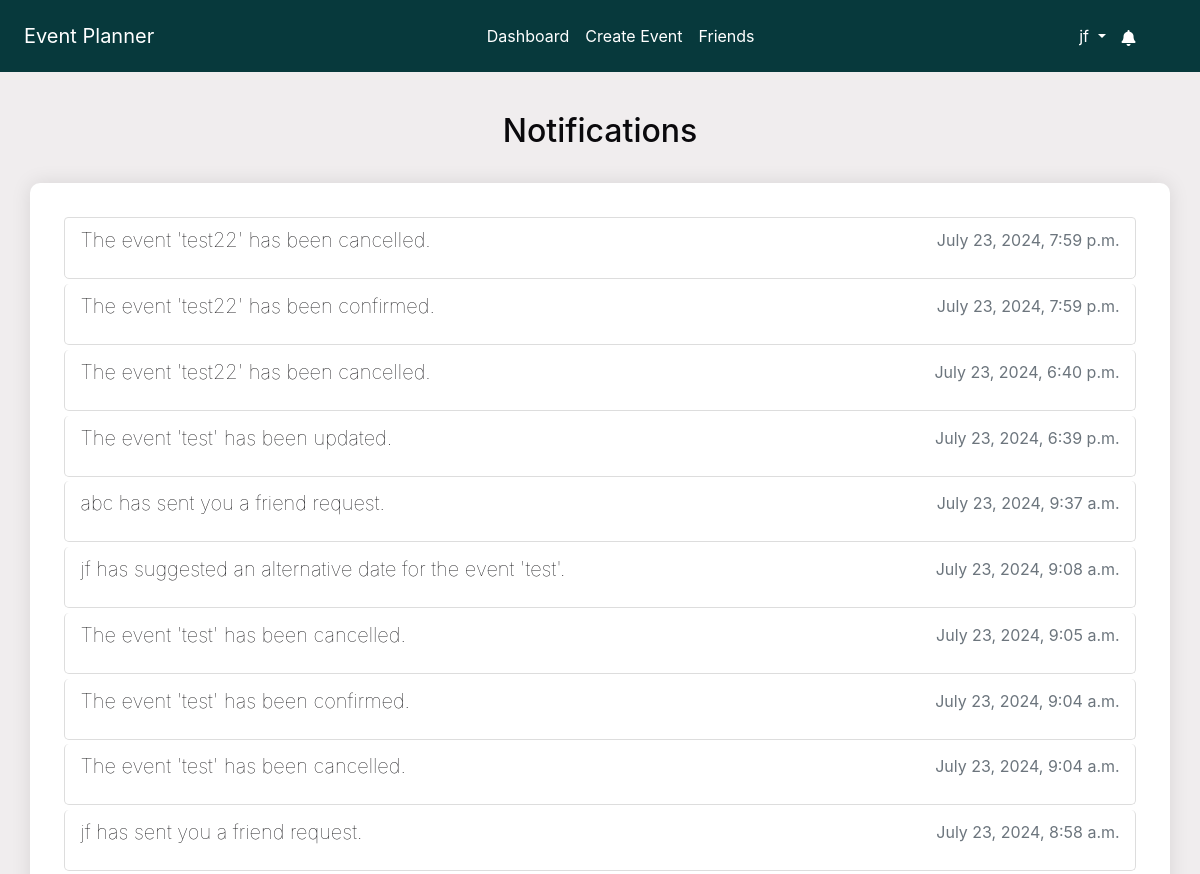
The app's page /notifications/ (signed in, upper part), older data.
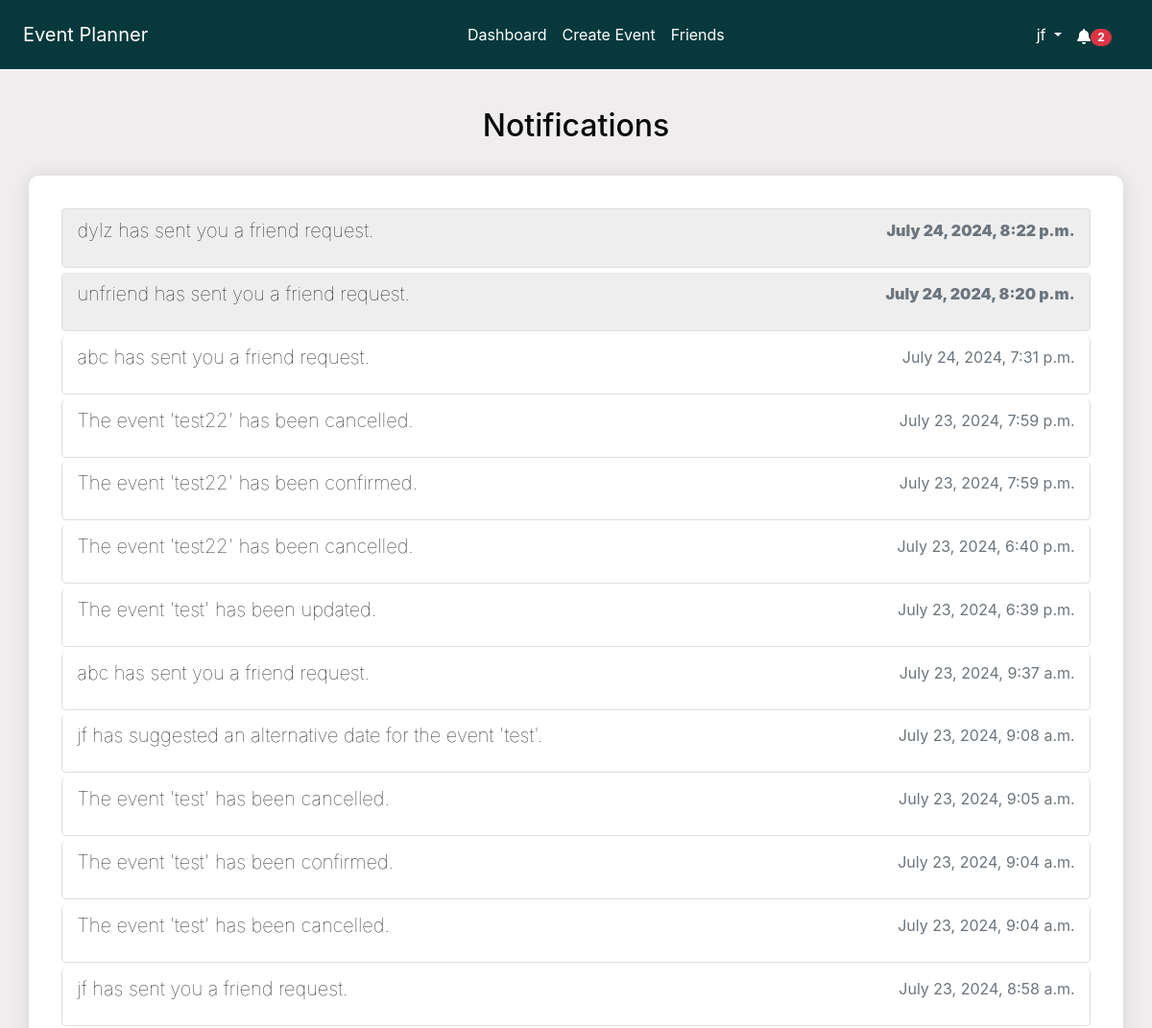
The same page, newer data.
### notifications/models.py (models this page shows, shortened)
class Notification(models.Model):
    NOTIFICATION_TYPES = [
        ("event_created", "Event Created"),
        ("event_updated", "Event Updated"),
        ("event_cancelled", "Event Cancelled"),
        ("invitation_response", "Invitation Response"),
        ("suggested_alternate_date", "Suggested Alternate Date"),
        ("event_confirmed", "Event Confirmed"),
        ("friend_request_received", "Friend Request Received"),
    ]
    user = models.ForeignKey(User, on_delete=models.CASCADE)
    event = models.ForeignKey(
        Event, on_delete=models.CASCADE, null=True, blank=True
    )
    type = models.CharField(max_length=50, choices=NOTIFICATION_TYPES)
    message = models.TextField()
    created_at = models.DateTimeField(auto_now_add=True)
    read = models.BooleanField(default=False)
    url = models.URLField(default="/")

### notifications/views.py (the view)
# urls.py: path("", views.notifications, name="notifications"),
@login_required
def notifications(request):
    notifications = Notification.objects.filter(user=request.user).order_by(
        "-created_at"
    )
    context = {"notifications": notifications}
    return render(request, "notifications/notifications.html", context)

### accounts/context_processors.py (called while the page is built)
def google_api_key(request):
    return {"GOOGLE_API_KEY": os.getenv("GOOGLE_API_KEY")}

### notifications/context_processors.py (called while the page is built)
def notifications(request):
    if request.user.is_authenticated:
        all_unread_notifications = Notification.objects.filter(
            user=request.user, read=False
        ).order_by("-created_at")
        unread_count = all_unread_notifications.count()
        recent_unread_notifications = all_unread_notifications[:8]
        return {
            "recent_unread_notifications": recent_unread_notifications,
            "unread_count": unread_count,
        }
    return {}

### templates/notifications/notifications.html (shortened to what this page needs)
{% extends 'base.html' %}
{% block content %}
<div class="container">
    <h2 class="text-center mt-4 mb-4">Notifications</h2>
    <div class="notifications-list scrollable-column">
        <ul class="list-group">
            {% for notification in notifications|dictsort:'read' %}
                <li class="list-group-item {% if not notification.read %}bg-gray{% endif %}">
                    {% if notification.type == 'friend_request_received' %}
                        <a href="{% url 'friends_page' %}" class="notification-link">
                            <h5 class="notification-title">{{ notification.message }}</h5>
                            <p class="notification-time text-muted">{{ notification.created_at|date:"F j, Y, g:i a" }}</p>
                        </a>
                    {% else %}
                        <a href="{% url 'mark_notification_read' notification.id %}" class="notification-link">
                            <h5 class="notification-title">{{ notification.message }}</h5>
                            <p class="notification-time text-muted">{{ notification.created_at|date:"F j, Y, g:i a" }}</p>
                        </a>
                    {% endif %}
                </li>
            {% endfor %}
        </ul>
    </div>
</div>
{% endblock %}

### templates/base.html (shortened to what this page needs)
<!DOCTYPE html>
<html lang="en">
<head>
    {% load static %}
    <link rel="stylesheet" href="https://stackpath.bootstrapcdn.com/bootstrap/4.5.2/css/bootstrap.min.css">
    <link rel="stylesheet" href="{% static 'css/styles.css' %}">
    <link rel="stylesheet" href="https://cdnjs.cloudflare.com/ajax/libs/font-awesome/5.15.4/css/all.min.css">
    <link rel="stylesheet" href="https://cdnjs.cloudflare.com/ajax/libs/fullcalendar/3.10.2/fullcalendar.min.css" />
</head>
<body class="c-app">
    <header class="c-header c-header-light c-header-fixed">
        <nav class="navbar navbar-expand-lg navbar-light">
            <a class="navbar-brand" href="{% url 'home' %}">Event Planner</a>
            <div class="collapse navbar-collapse" id="navbarSupportedContent">
                {% if user.is_authenticated %}
                <ul class="navbar-nav mx-auto">
                    <li class="nav-item {% if request.resolver_match.url_name == 'dashboard' %}active{% endif %}">
                        <a class="nav-link" href="{% url 'dashboard' %}">Dashboard</a>
                    </li>
                    <li class="nav-item {% if request.resolver_match.url_name == 'create_event' %}active{% endif %}">
                        <a class="nav-link" href="{% url 'create_event' %}">Create Event</a>
                    </li>
                    <li class="nav-item {% if request.resolver_match.url_name == 'friends_page' %}active{% endif %}">
                        <a class="nav-link" href="{% url 'friends_page' %}">Friends</a>
                    </li>
                    {% endif %}
                </ul>
                {% if user.is_authenticated %}
                <ul class="navbar-nav d-flex">
                    <li class="nav-item dropdown">
                        <a class="nav-link dropdown-toggle" href="#" id="profileLink" role="button" data-toggle="dropdown" aria-haspopup="true" aria-expanded="false">
                            {{ user.username }}
                        </a>
                    </li>
                </ul>
                {% endif %}
            </div>
            {% if user.is_authenticated %}
                <ul class="navbar-nav ml-auto d-flex">
                    <li class="nav-item">
                        <a class="nav-link" href="#" id="notificationBell" role="button" data-toggle="dropdown" aria-haspopup="true" aria-expanded="false">
                            <i class="fas fa-bell"></i>
                            {% if unread_count > 0 %}
                                <span class="badge badge-pill badge-danger">{{ unread_count }}</span>
                            {% else %}
                                <span class="badge badge-pill badge-danger" style="opacity: 0;">{{ unread_count }}</span>
                            {% endif %}
                        </a>
                    </li>
                </ul>
            {% endif %}
        </nav>
    </header>
    <main class="c-main">
        <div class="container-fluid">
            <div class="fade-in">
                {% block content %}{% endblock %}
            </div>
        </div>
    </main>
</body>
</html>

Row changes from the older to the newer data that the page shows:
added Notification: message "dylz has sent you a friend request.", created_at "July 24, 2024, 8:22 p.m.", read False (drawn)
added Notification: message "unfriend has sent you a friend request.", created_at "July 24, 2024, 8:20 p.m.", read False (drawn)
added Notification: message "abc has sent you a friend request.", created_at "July 24, 2024, 7:31 p.m."
Text that changed along with them:
{{ unread_count }}: (not shown) → "2"
